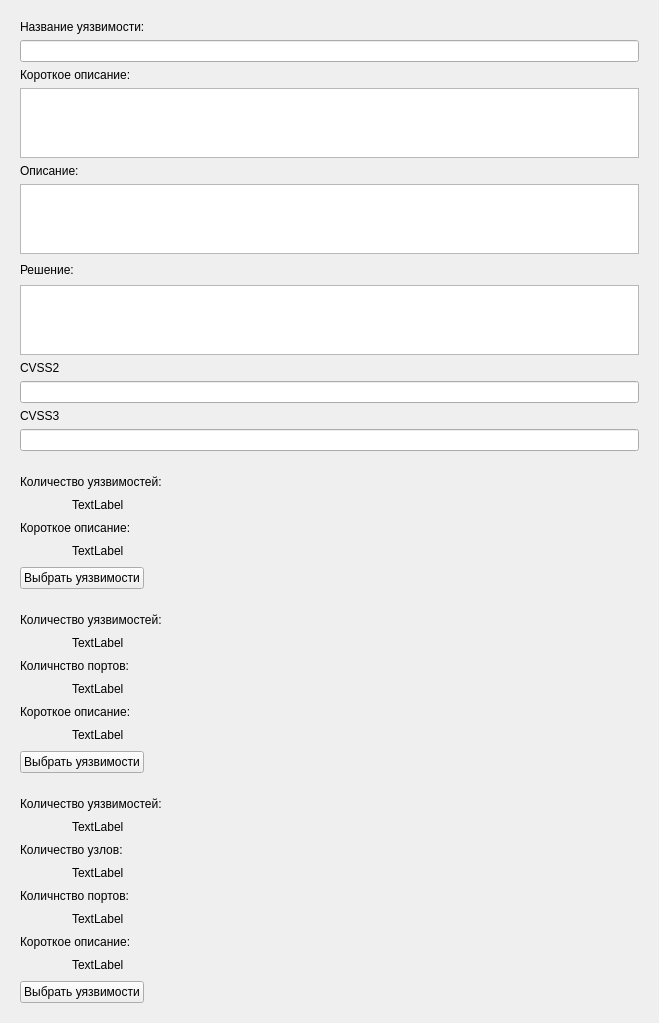
           <widget class="QWidget" name="scrollAreaWidgetContents_2">
            <property name="geometry">
             <rect>
              <x>0</x>
              <y>0</y>
              <width>659</width>
              <height>1023</height>
             </rect>
            </property>
            <layout class="QVBoxLayout" name="verticalLayout_9">
             <item>
              <widget class="QWidget" name="widgetVulnerability" native="true">
               <layout class="QVBoxLayout" name="verticalLayout_10" stretch="2,2,2,2,2,2,4,2,2,2,2,2">
                <property name="sizeConstraint">
                 <enum>QLayout::SetDefaultConstraint</enum>
                </property>
                <item>
                 <widget class="QLabel" name="labelVul1">
                  <property name="text">
                   <string>Название уязвимости:</string>
                  </property>
                 </widget>
                </item>
                <item>
                 <widget class="QLineEdit" name="lineNameVulEdit">
                  <property name="enabled">
                   <bool>true</bool>
                  </property>
                  <property name="readOnly">
                   <bool>true</bool>
                  </property>
                 </widget>
                </item>
                <item>
                 <widget class="QLabel" name="labelVul2">
                  <property name="text">
                   <string>Короткое описание:</string>
                  </property>
                 </widget>
                </item>
                <item>
                 <widget class="QTextEdit" name="textShortDescriptionEdit">
                  <property name="enabled">
                   <bool>true</bool>
                  </property>
                  <property name="sizePolicy">
                   <sizepolicy hsizetype="Preferred" vsizetype="Expanding">
                    <horstretch>0</horstretch>
                    <verstretch>0</verstretch>
                   </sizepolicy>
                  </property>
                  <property name="readOnly">
                   <bool>true</bool>
                  </property>
                 </widget>
                </item>
                <item>
                 <widget class="QLabel" name="labelVul3">
                  <property name="text">
                   <string>Описание:</string>
                  </property>
                 </widget>
                </item>
                <item>
                 <widget class="QTextEdit" name="textDescriptionEdit">
                  <property name="enabled">
                   <bool>true</bool>
                  </property>
                  <property name="sizePolicy">
                   <sizepolicy hsizetype="Preferred" vsizetype="Expanding">
                    <horstretch>0</horstretch>
                    <verstretch>0</verstretch>
                   </sizepolicy>
                  </property>
                  <property name="readOnly">
                   <bool>true</bool>
                  </property>
                 </widget>
                </item>
                <item>
                 <widget class="QLabel" name="labelVul4">
                  <property name="text">
                   <string>Решение:</string>
                  </property>
                 </widget>
                </item>
                <item>
                 <widget class="QTextEdit" name="textSolutionEdit">
                  <property name="enabled">
                   <bool>true</bool>
                  </property>
                  <property name="sizePolicy">
                   <sizepolicy hsizetype="Preferred" vsizetype="Expanding">
                    <horstretch>0</horstretch>
                    <verstretch>0</verstretch>
                   </sizepolicy>
                  </property>
                  <property name="readOnly">
                   <bool>true</bool>
                  </property>
                 </widget>
                </item>
                <item>
                 <widget class="QLabel" name="labelVul5">
                  <property name="text">
                   <string>CVSS2</string>
                  </property>
                 </widget>
                </item>
                <item>
                 <widget class="QLineEdit" name="lineCVSS2Edit">
                  <property name="enabled">
                   <bool>true</bool>
                  </property>
                  <property name="readOnly">
                   <bool>true</bool>
                  </property>
                 </widget>
                </item>
                <item>
                 <widget class="QLabel" name="labelVul6">
                  <property name="text">
                   <string>CVSS3</string>
                  </property>
                 </widget>
                </item>
                <item>
                 <widget class="QLineEdit" name="lineCVSS3Edit">
                  <property name="enabled">
                   <bool>true</bool>
                  </property>
                  <property name="readOnly">
                   <bool>true</bool>
                  </property>
                 </widget>
                </item>
               </layout>
              </widget>
             </item>
             <item>
              <widget class="QWidget" name="widgetPort" native="true">
               <layout class="QVBoxLayout" name="verticalLayout_11">
                <item>
                 <widget class="QLabel" name="labelVul1_2">
                  <property name="text">
                   <string>Количество уязвимостей:</string>
                  </property>
                 </widget>
                </item>
                <item>
                 <layout class="QHBoxLayout" name="horizontalLayout_17" stretch="1,11">
                  <item>
                   <spacer name="horizontalSpacer_10">
                    <property name="orientation">
                     <enum>Qt::Horizontal</enum>
                    </property>
                    <property name="sizeHint" stdset="0">
                     <size>
                      <width>40</width>
                      <height>20</height>
                     </size>
                    </property>
                   </spacer>
                  </item>
                  <item>
                   <widget class="QLabel" name="label2lvlVulnaribility">
                    <property name="text">
                     <string>TextLabel</string>
                    </property>
                   </widget>
                  </item>
                 </layout>
                </item>
                <item>
                 <widget class="QLabel" name="labelVul2_2">
                  <property name="text">
                   <string>Короткое описание:</string>
                  </property>
                 </widget>
                </item>
                <item>
                 <layout class="QHBoxLayout" name="horizontalLayout_19" stretch="1,11">
                  <item>
                   <spacer name="horizontalSpacer_11">
                    <property name="orientation">
                     <enum>Qt::Horizontal</enum>
                    </property>
                    <property name="sizeHint" stdset="0">
                     <size>
                      <width>58</width>
                      <height>20</height>
                     </size>
                    </property>
                   </spacer>
                  </item>
                  <item>
                   <widget class="QLabel" name="label2lvlShortDescription">
                    <property name="text">
                     <string>TextLabel</string>
                    </property>
                   </widget>
                  </item>
                 </layout>
                </item>
                <item>
                 <layout class="QHBoxLayout" name="horizontalLayout_18">
                  <item>
                   <widget class="QPushButton" name="lvl2Btn">
                    <property name="text">
                     <string>Выбрать уязвимости</string>
                    </property>
                   </widget>
                  </item>
                  <item>
                   <spacer name="horizontalSpacer_12">
                    <property name="orientation">
                     <enum>Qt::Horizontal</enum>
                    </property>
                    <property name="sizeHint" stdset="0">
                     <size>
                      <width>88</width>
                      <height>17</height>
                     </size>
                    </property>
                   </spacer>
                  </item>
                 </layout>
                </item>
               </layout>
              </widget>
             </item>
             <item>
              <widget class="QWidget" name="widgetNode" native="true">
               <layout class="QVBoxLayout" name="verticalLayout_12">
                <item>
                 <widget class="QLabel" name="labelVul1_3">
                  <property name="text">
                   <string>Количество уязвимостей:</string>
                  </property>
                 </widget>
                </item>
                <item>
                 <layout class="QHBoxLayout" name="horizontalLayout_21" stretch="1,11">
                  <item>
                   <spacer name="horizontalSpacer_14">
                    <property name="orientation">
                     <enum>Qt::Horizontal</enum>
                    </property>
                    <property name="sizeHint" stdset="0">
                     <size>
                      <width>40</width>
                      <height>20</height>
                     </size>
                    </property>
                   </spacer>
                  </item>
                  <item>
                   <widget class="QLabel" name="label1lvlVulnaribility">
                    <property name="text">
                     <string>TextLabel</string>
                    </property>
                   </widget>
                  </item>
                 </layout>
                </item>
                <item>
                 <widget class="QLabel" name="label_8">
                  <property name="text">
                   <string>Количнство портов:</string>
                  </property>
                 </widget>
                </item>
                <item>
                 <layout class="QHBoxLayout" name="horizontalLayout_23" stretch="1,11">
                  <item>
                   <spacer name="horizontalSpacer_18">
                    <property name="orientation">
                     <enum>Qt::Horizontal</enum>
                    </property>
                    <property name="sizeHint" stdset="0">
                     <size>
                      <width>58</width>
                      <height>20</height>
                     </size>
                    </property>
                   </spacer>
                  </item>
                  <item>
                   <widget class="QLabel" name="label1lvlPort">
                    <property name="text">
                     <string>TextLabel</string>
                    </property>
                   </widget>
                  </item>
                 </layout>
                </item>
                <item>
                 <widget class="QLabel" name="labelVul2_3">
                  <property name="text">
                   <string>Короткое описание:</string>
                  </property>
                 </widget>
                </item>
                <item>
                 <layout class="QHBoxLayout" name="horizontalLayout_22" stretch="1,11">
                  <item>
                   <spacer name="horizontalSpacer_15">
                    <property name="orientation">
                     <enum>Qt::Horizontal</enum>
                    </property>
                    <property name="sizeHint" stdset="0">
                     <size>
                      <width>58</width>
                      <height>20</height>
                     </size>
                    </property>
                   </spacer>
                  </item>
                  <item>
                   <widget class="QLabel" name="label1lvlShortDescription">
                    <property name="text">
                     <string>TextLabel</string>
                    </property>
                   </widget>
                  </item>
                 </layout>
                </item>
                <item>
                 <layout class="QHBoxLayout" name="horizontalLayout_20">
                  <item>
                   <widget class="QPushButton" name="lvl1Btn">
                    <property name="text">
                     <string>Выбрать уязвимости</string>
                    </property>
                   </widget>
                  </item>
                  <item>
                   <spacer name="horizontalSpacer_13">
                    <property name="orientation">
                     <enum>Qt::Horizontal</enum>
                    </property>
                    <property name="sizeHint" stdset="0">
                     <size>
                      <width>88</width>
                      <height>17</height>
                     </size>
                    </property>
                   </spacer>
                  </item>
                 </layout>
                </item>
               </layout>
              </widget>
             </item>
             <item>
              <widget class="QWidget" name="widgetGroup" native="true">
               <layout class="QVBoxLayout" name="verticalLayout_2">
                <item>
                 <widget class="QLabel" name="labelVul1_4">
                  <property name="text">
                   <string>Количество уязвимостей:</string>
                  </property>
                 </widget>
                </item>
                <item>
                 <layout class="QHBoxLayout" name="horizontalLayout_25" stretch="1,11">
                  <item>
                   <spacer name="horizontalSpacer_33">
                    <property name="orientation">
                     <enum>Qt::Horizontal</enum>
                    </property>
                    <property name="sizeHint" stdset="0">
                     <size>
                      <width>40</width>
                      <height>20</height>
                     </size>
                    </property>
                   </spacer>
                  </item>
                  <item>
                   <widget class="QLabel" name="label11lvlVulnaribility">
                    <property name="text">
                     <string>TextLabel</string>
                    </property>
                   </widget>
                  </item>
                 </layout>
                </item>
                <item>
                 <widget class="QLabel" name="label_10">
                  <property name="text">
                   <string>Количество узлов:</string>
                  </property>
                 </widget>
                </item>
                <item>
                 <layout class="QHBoxLayout" name="horizontalLayout_33" stretch="1,11">
                  <item>
                   <spacer name="horizontalSpacer_39">
                    <property name="orientation">
                     <enum>Qt::Horizontal</enum>
                    </property>
                    <property name="sizeHint" stdset="0">
                     <size>
                      <width>58</width>
                      <height>20</height>
                     </size>
                    </property>
                   </spacer>
                  </item>
                  <item>
                   <widget class="QLabel" name="label11lvlNode">
                    <property name="text">
                     <string>TextLabel</string>
                    </property>
                   </widget>
                  </item>
                 </layout>
                </item>
                <item>
                 <widget class="QLabel" name="label_9">
                  <property name="text">
                   <string>Количнство портов:</string>
                  </property>
                 </widget>
                </item>
                <item>
                 <layout class="QHBoxLayout" name="horizontalLayout_27" stretch="1,11">
                  <item>
                   <spacer name="horizontalSpacer_36">
                    <property name="orientation">
                     <enum>Qt::Horizontal</enum>
                    </property>
                    <property name="sizeHint" stdset="0">
                     <size>
                      <width>58</width>
                      <height>20</height>
                     </size>
                    </property>
                   </spacer>
                  </item>
                  <item>
                   <widget class="QLabel" name="label11lvlPort">
                    <property name="text">
                     <string>TextLabel</string>
                    </property>
                   </widget>
                  </item>
                 </layout>
                </item>
                <item>
                 <widget class="QLabel" name="labelVul2_4">
                  <property name="text">
                   <string>Короткое описание:</string>
                  </property>
                 </widget>
                </item>
                <item>
                 <layout class="QHBoxLayout" name="horizontalLayout_24" stretch="1,11">
                  <item>
                   <spacer name="horizontalSpacer_19">
                    <property name="orientation">
                     <enum>Qt::Horizontal</enum>
                    </property>
                    <property name="sizeHint" stdset="0">
                     <size>
                      <width>58</width>
                      <height>20</height>
                     </size>
                    </property>
                   </spacer>
                  </item>
                  <item>
                   <widget class="QLabel" name="label11lvlShortDescription">
                    <property name="text">
                     <string>TextLabel</string>
                    </property>
                   </widget>
                  </item>
                 </layout>
                </item>
                <item>
                 <layout class="QHBoxLayout" name="horizontalLayout_28">
                  <item>
                   <widget class="QPushButton" name="lvl11Btn">
                    <property name="text">
                     <string>Выбрать уязвимости</string>
                    </property>
                   </widget>
                  </item>
                  <item>
                   <spacer name="horizontalSpacer_34">
                    <property name="orientation">
                     <enum>Qt::Horizontal</enum>
                    </property>
                    <property name="sizeHint" stdset="0">
                     <size>
                      <width>88</width>
                      <height>17</height>
                     </size>
                    </property>
                   </spacer>
                  </item>
                 </layout>
                </item>
               </layout>
              </widget>
             </item>
            </layout>
           </widget>
